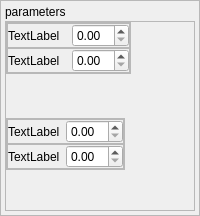
             <widget class="QFrame" name="frame_14">
              <property name="frameShape">
               <enum>QFrame::StyledPanel</enum>
              </property>
              <property name="frameShadow">
               <enum>QFrame::Raised</enum>
              </property>
              <layout class="QVBoxLayout" name="verticalLayout_9">
               <property name="spacing">
                <number>2</number>
               </property>
               <property name="leftMargin">
                <number>4</number>
               </property>
               <property name="topMargin">
                <number>4</number>
               </property>
               <property name="rightMargin">
                <number>4</number>
               </property>
               <property name="bottomMargin">
                <number>4</number>
               </property>
               <item>
                <widget class="QLabel" name="label_11">
                 <property name="sizePolicy">
                  <sizepolicy hsizetype="Preferred" vsizetype="Fixed">
                   <horstretch>0</horstretch>
                   <verstretch>0</verstretch>
                  </sizepolicy>
                 </property>
                 <property name="text">
                  <string>parameters</string>
                 </property>
                </widget>
               </item>
               <item>
                <widget class="QFrame" name="frame_19">
                 <property name="frameShape">
                  <enum>QFrame::StyledPanel</enum>
                 </property>
                 <property name="frameShadow">
                  <enum>QFrame::Raised</enum>
                 </property>
                 <layout class="QVBoxLayout" name="verticalLayout_13">
                  <property name="spacing">
                   <number>4</number>
                  </property>
                  <property name="leftMargin">
                   <number>0</number>
                  </property>
                  <property name="topMargin">
                   <number>0</number>
                  </property>
                  <property name="rightMargin">
                   <number>0</number>
                  </property>
                  <property name="bottomMargin">
                   <number>0</number>
                  </property>
                  <item>
                   <widget class="QFrame" name="frame_18">
                    <property name="sizePolicy">
                     <sizepolicy hsizetype="Fixed" vsizetype="Fixed">
                      <horstretch>0</horstretch>
                      <verstretch>0</verstretch>
                     </sizepolicy>
                    </property>
                    <property name="frameShape">
                     <enum>QFrame::StyledPanel</enum>
                    </property>
                    <property name="frameShadow">
                     <enum>QFrame::Raised</enum>
                    </property>
                    <layout class="QVBoxLayout" name="verticalLayout_12">
                     <property name="spacing">
                      <number>0</number>
                     </property>
                     <property name="leftMargin">
                      <number>0</number>
                     </property>
                     <property name="topMargin">
                      <number>0</number>
                     </property>
                     <property name="rightMargin">
                      <number>0</number>
                     </property>
                     <property name="bottomMargin">
                      <number>0</number>
                     </property>
                     <item>
                      <widget class="QFrame" name="frame_23">
                       <property name="frameShape">
                        <enum>QFrame::StyledPanel</enum>
                       </property>
                       <property name="frameShadow">
                        <enum>QFrame::Raised</enum>
                       </property>
                       <layout class="QHBoxLayout" name="horizontalLayout_12">
                        <property name="spacing">
                         <number>12</number>
                        </property>
                        <property name="leftMargin">
                         <number>0</number>
                        </property>
                        <property name="topMargin">
                         <number>0</number>
                        </property>
                        <property name="rightMargin">
                         <number>0</number>
                        </property>
                        <property name="bottomMargin">
                         <number>0</number>
                        </property>
                        <item>
                         <widget class="QLabel" name="mRNAParamLabel1A">
                          <property name="text">
                           <string>TextLabel</string>
                          </property>
                         </widget>
                        </item>
                        <item>
                         <widget class="QDoubleSpinBox" name="mRNAParamDoubleSpinBox1A"/>
                        </item>
                       </layout>
                      </widget>
                     </item>
                     <item>
                      <widget class="QFrame" name="frame_24">
                       <property name="frameShape">
                        <enum>QFrame::StyledPanel</enum>
                       </property>
                       <property name="frameShadow">
                        <enum>QFrame::Raised</enum>
                       </property>
                       <layout class="QHBoxLayout" name="horizontalLayout_13">
                        <property name="leftMargin">
                         <number>0</number>
                        </property>
                        <property name="topMargin">
                         <number>0</number>
                        </property>
                        <property name="rightMargin">
                         <number>0</number>
                        </property>
                        <property name="bottomMargin">
                         <number>0</number>
                        </property>
                        <item>
                         <widget class="QLabel" name="mRNAParamLabel1B">
                          <property name="text">
                           <string>TextLabel</string>
                          </property>
                         </widget>
                        </item>
                        <item>
                         <widget class="QDoubleSpinBox" name="mRNAParamDoubleSpinBox1B"/>
                        </item>
                       </layout>
                      </widget>
                     </item>
                    </layout>
                   </widget>
                  </item>
                  <item>
                   <spacer name="verticalSpacer_10">
                    <property name="orientation">
                     <enum>Qt::Vertical</enum>
                    </property>
                    <property name="sizeHint" stdset="0">
                     <size>
                      <width>20</width>
                      <height>40</height>
                     </size>
                    </property>
                   </spacer>
                  </item>
                  <item>
                   <widget class="QFrame" name="frame_17">
                    <property name="sizePolicy">
                     <sizepolicy hsizetype="Fixed" vsizetype="Fixed">
                      <horstretch>0</horstretch>
                      <verstretch>0</verstretch>
                     </sizepolicy>
                    </property>
                    <property name="frameShape">
                     <enum>QFrame::StyledPanel</enum>
                    </property>
                    <property name="frameShadow">
                     <enum>QFrame::Raised</enum>
                    </property>
                    <layout class="QVBoxLayout" name="verticalLayout_10">
                     <property name="spacing">
                      <number>0</number>
                     </property>
                     <property name="leftMargin">
                      <number>0</number>
                     </property>
                     <property name="topMargin">
                      <number>0</number>
                     </property>
                     <property name="rightMargin">
                      <number>0</number>
                     </property>
                     <property name="bottomMargin">
                      <number>0</number>
                     </property>
                     <item>
                      <widget class="QFrame" name="frame_22">
                       <property name="frameShape">
                        <enum>QFrame::StyledPanel</enum>
                       </property>
                       <property name="frameShadow">
                        <enum>QFrame::Raised</enum>
                       </property>
                       <layout class="QHBoxLayout" name="horizontalLayout_11">
                        <property name="leftMargin">
                         <number>0</number>
                        </property>
                        <property name="topMargin">
                         <number>0</number>
                        </property>
                        <property name="rightMargin">
                         <number>0</number>
                        </property>
                        <property name="bottomMargin">
                         <number>0</number>
                        </property>
                        <item>
                         <widget class="QLabel" name="mRNAParamLabel2A">
                          <property name="text">
                           <string>TextLabel</string>
                          </property>
                         </widget>
                        </item>
                        <item>
                         <widget class="QDoubleSpinBox" name="mRNAParamDoubleSpinBox2A"/>
                        </item>
                       </layout>
                      </widget>
                     </item>
                     <item>
                      <widget class="QFrame" name="frame_21">
                       <property name="frameShape">
                        <enum>QFrame::StyledPanel</enum>
                       </property>
                       <property name="frameShadow">
                        <enum>QFrame::Raised</enum>
                       </property>
                       <layout class="QHBoxLayout" name="horizontalLayout_10">
                        <property name="leftMargin">
                         <number>0</number>
                        </property>
                        <property name="topMargin">
                         <number>0</number>
                        </property>
                        <property name="rightMargin">
                         <number>0</number>
                        </property>
                        <property name="bottomMargin">
                         <number>0</number>
                        </property>
                        <item>
                         <widget class="QLabel" name="mRNAParamLabel2B">
                          <property name="text">
                           <string>TextLabel</string>
                          </property>
                         </widget>
                        </item>
                        <item>
                         <widget class="QDoubleSpinBox" name="mRNAParamDoubleSpinBox2B"/>
                        </item>
                       </layout>
                      </widget>
                     </item>
                    </layout>
                   </widget>
                  </item>
                  <item>
                   <spacer name="verticalSpacer_9">
                    <property name="orientation">
                     <enum>Qt::Vertical</enum>
                    </property>
                    <property name="sizeHint" stdset="0">
                     <size>
                      <width>20</width>
                      <height>40</height>
                     </size>
                    </property>
                   </spacer>
                  </item>
                 </layout>
                </widget>
               </item>
              </layout>
             </widget>
